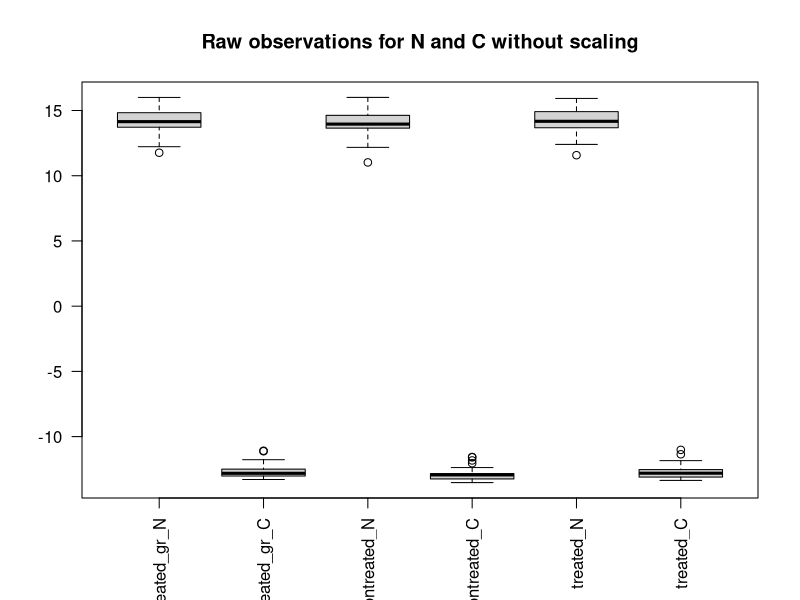
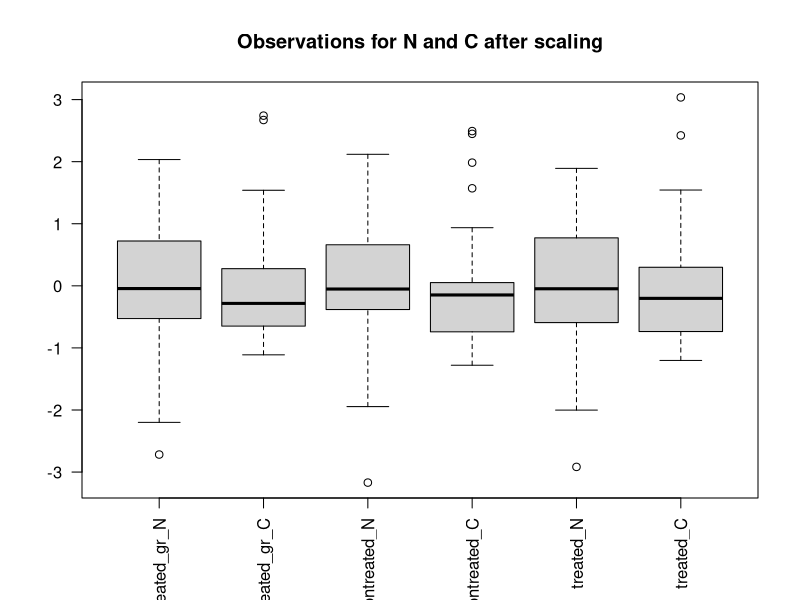
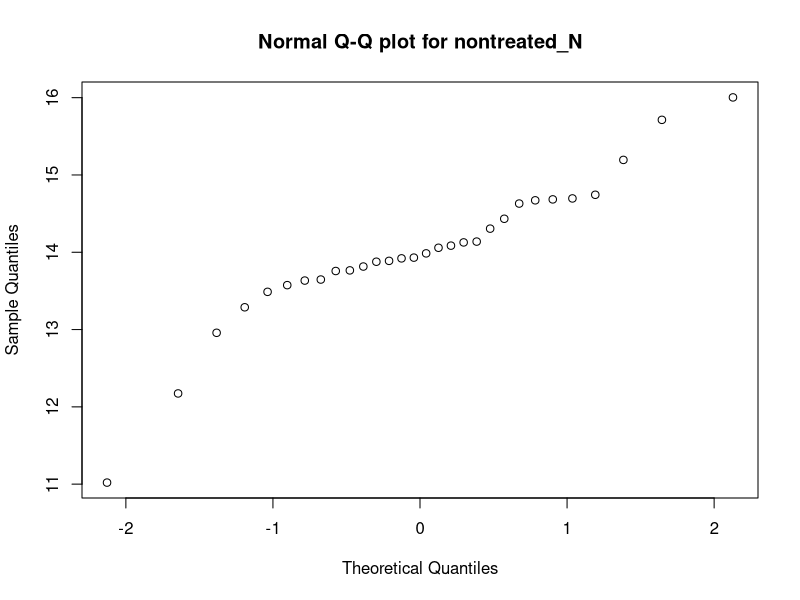
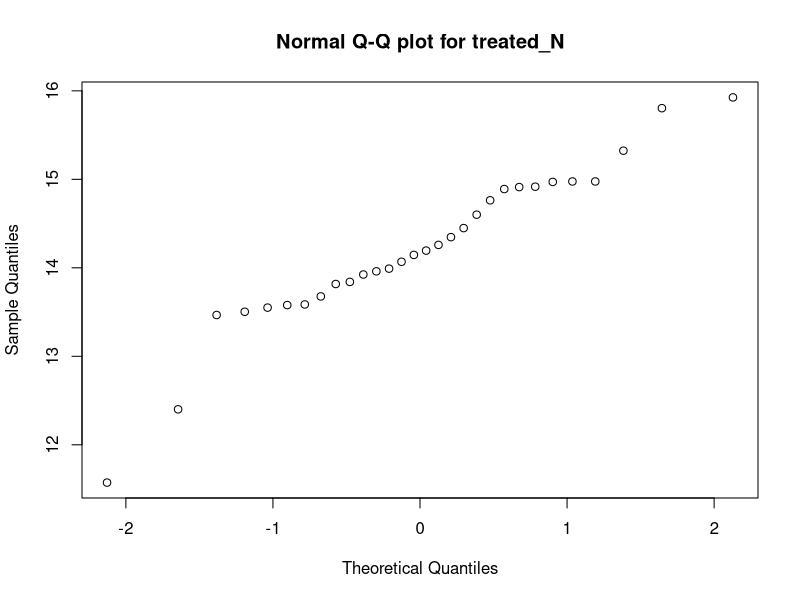
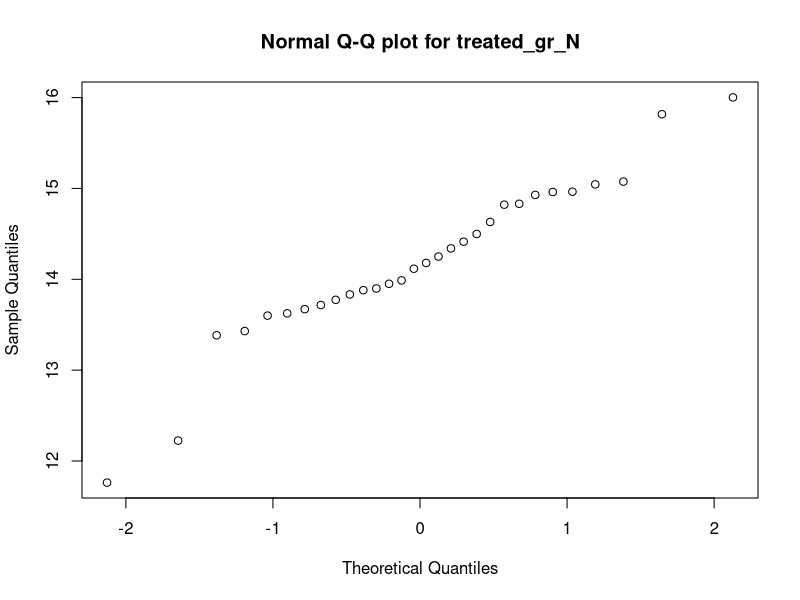
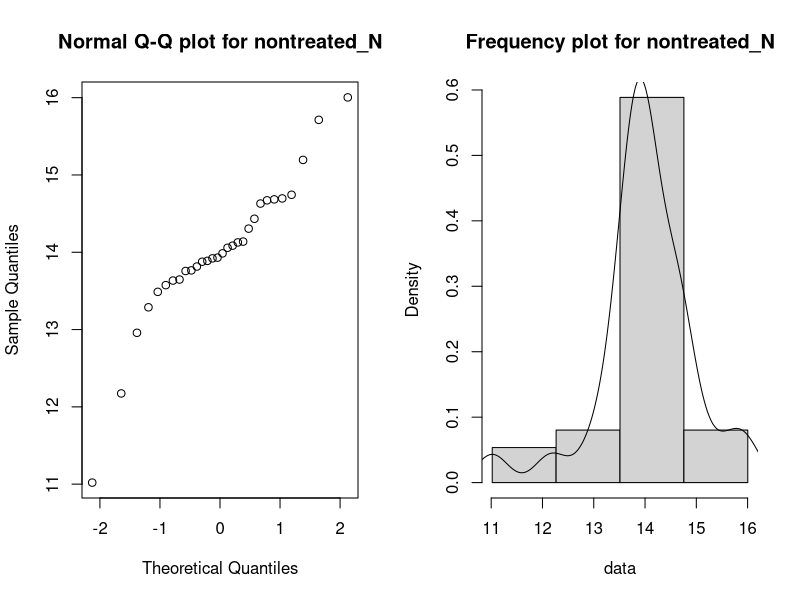
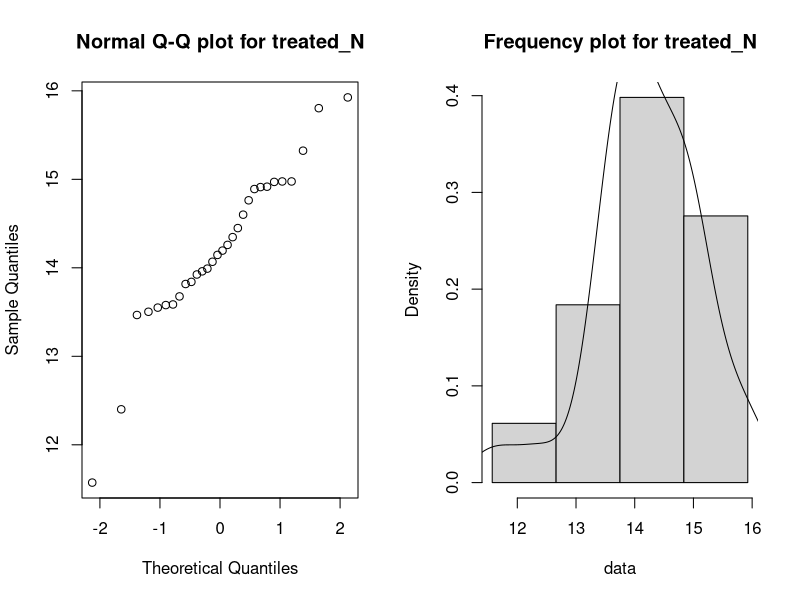
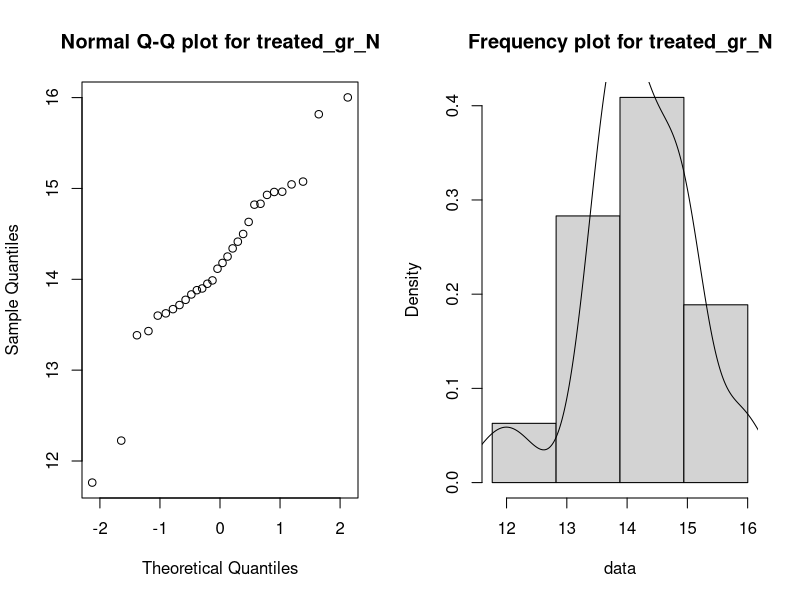

These charts were generated, in order, by the following R code:
## ---- chunk 1
library(dplyr)
library(ggplot2)
library(lmtest)
library(car)
library(gridExtra)
## ---- chunk 2
teeth_data <- read.csv("Samples-Laura-CLEAN-FOR-R.csv")
names(teeth_data)[1] <- 'treated_gr_N'
names(teeth_data)[2] <- 'treated_gr_C'
## ---- chunk 3
summary(teeth_data)
## ---- chunk 4
boxplot(teeth_data, las =2, main="Raw observations for N and C without scaling")
## ---- chunk 5
boxplot(scale(teeth_data), las =2, main="Observations for N and C after scaling")
## ---- chunk 6
with(teeth_data, { 
  qqnorm(nontreated_N, main="Normal Q-Q plot for nontreated_N")
  qqnorm(treated_N, main="Normal Q-Q plot for treated_N")
  qqnorm(treated_gr_N, main="Normal Q-Q plot for treated_gr_N")
  }) 
  
## ---- chunk 7

draw_histogram_curve <- function(data, main_title) {
  
  bins <- ceiling(abs(max(data)) - min(data))
  hist(data, 
       breaks = seq(min(data), max(data), length.out = bins), 
       main=main_title, prob=TRUE)
  lines(density(data))
  
}

with(teeth_data, {
  par(mfrow = c(1, 2))
  qqnorm(nontreated_N, main="Normal Q-Q plot for nontreated_N")
  draw_histogram_curve(nontreated_N, "Frequency plot for nontreated_N")
  
  par(mfrow = c(1, 2))
  qqnorm(treated_N, main="Normal Q-Q plot for treated_N")
  draw_histogram_curve(treated_N, "Frequency plot for treated_N")
  
  par(mfrow = c(1, 2))
  qqnorm(treated_gr_N, main="Normal Q-Q plot for treated_gr_N")
  draw_histogram_curve(treated_gr_N, "Frequency plot for treated_gr_N")
  
 
  }) 
  
## ---- chunk 8


with(teeth_data, {
  par(mfrow = c(1, 2))
  qqnorm(nontreated_C, main="Normal Q-Q plot for nontreated_C")
  draw_histogram_curve(nontreated_N, "Frequency plot for nontreated_C")
  
  par(mfrow = c(1, 2))
  qqnorm(treated_C, main="Normal Q-Q plot for treated_C")
  draw_histogram_curve(treated_N, "Frequency plot for ttreated_C")
  
  par(mfrow = c(1, 2))
  qqnorm(treated_gr_C, main="Normal Q-Q plot for treated_gr_C")
  draw_histogram_curve(treated_gr_N, "Frequency plot for treated_gr_C")
  
 
  }) 
  
## ---- chunk 9
normality = sapply(teeth_data, shapiro.test)
normality
## ---- chunk 10
plot(teeth_data, main="Ploting every two pair of variables")
## ---- chunk 11
only_C_data <- teeth_data[,c(4,6,2)]
only_N_data <- teeth_data[,c(3,5,1)]
## ---- chunk 12
boxplot(only_C_data)
## ---- chunk 13
wilcox.test(teeth_data$nontreated_C, teeth_data$treated_C, paired=TRUE)
## ---- chunk 14
boxplot(only_N_data)
## ---- chunk 15
wilcox.test(teeth_data$nontreated_N, teeth_data$treated_N, paired=TRUE)
## ---- chunk 16
wilcox.test(teeth_data$treated_C, teeth_data$treated_gr_C, paired=TRUE)
## ---- chunk 17
wilcox.test(teeth_data$treated_N, teeth_data$treated_gr_N, paired=TRUE)
## ---- chunk 18

scatterplot(nontreated_C ~ treated_C, data=teeth_data,
   xlab="Treated sample C values", ylab="Non-treated sample C values",
   main="Scatterplot for C values")
## ---- chunk 19
scatterplot(nontreated_N ~ treated_N, data=teeth_data,
   xlab="Treated sample N values", ylab="Non-treated sample N values",
   main="Scatterplot for N values")
## ---- chunk 20
teeth_data$difC <- teeth_data$nontreated_C - teeth_data$treated_C
teeth_data$difN <- teeth_data$nontreated_N - teeth_data$treated_N
## ---- chunk 21
C_difference <- teeth_data[,c(7)]
N_difference <- teeth_data[,c(8)]
## ---- chunk 22
sd(C_difference)
## ---- chunk 23
sd(N_difference)
## ---- chunk 24
summary(C_difference)
## ---- chunk 25
summary(N_difference)
## ---- chunk 26
boxplot(C_difference)
## ---- chunk 27
boxplot(N_difference)
## ---- chunk 28
mC <- lm (treated_C ~ nontreated_C, teeth_data)
summary(mC)
## ---- chunk 29
plot(mC)
## ---- chunk 30
mN <- lm (treated_N ~ nontreated_N, teeth_data)
summary(mN)
## ---- chunk 31
plot(mN)
## ---- chunk 32
teeth_sin_outliers <- teeth_data %>% slice(-c(7, 1, 17, 5, 12))
## ---- chunk 33
mCsin <- lm (treated_C ~ nontreated_C, teeth_sin_outliers)
summary(mCsin)
## ---- chunk 34
plot(mCsin)
## ---- chunk 35
mNsin <- lm (treated_N ~ nontreated_N, teeth_sin_outliers)
summary(mNsin)
## ---- chunk 36
plot(mNsin)
## ---- chunk 37

bptest(mN)
## ---- chunk 38
bptest(mC)
## ---- chunk 39
ggplot(teeth_data, aes(nontreated_C, treated_C)) +
  geom_point(shape = 21, size = 3) + 
  geom_smooth(se = FALSE) +
  geom_smooth(method = lm, col = "tomato", se = FALSE)
## ---- chunk 40
ggplot(teeth_data, aes(nontreated_N, treated_N)) +
  geom_point(shape = 21, size = 3) + 
  geom_smooth(se = FALSE) +
  geom_smooth(method = lm, col = "tomato", se = FALSE)
